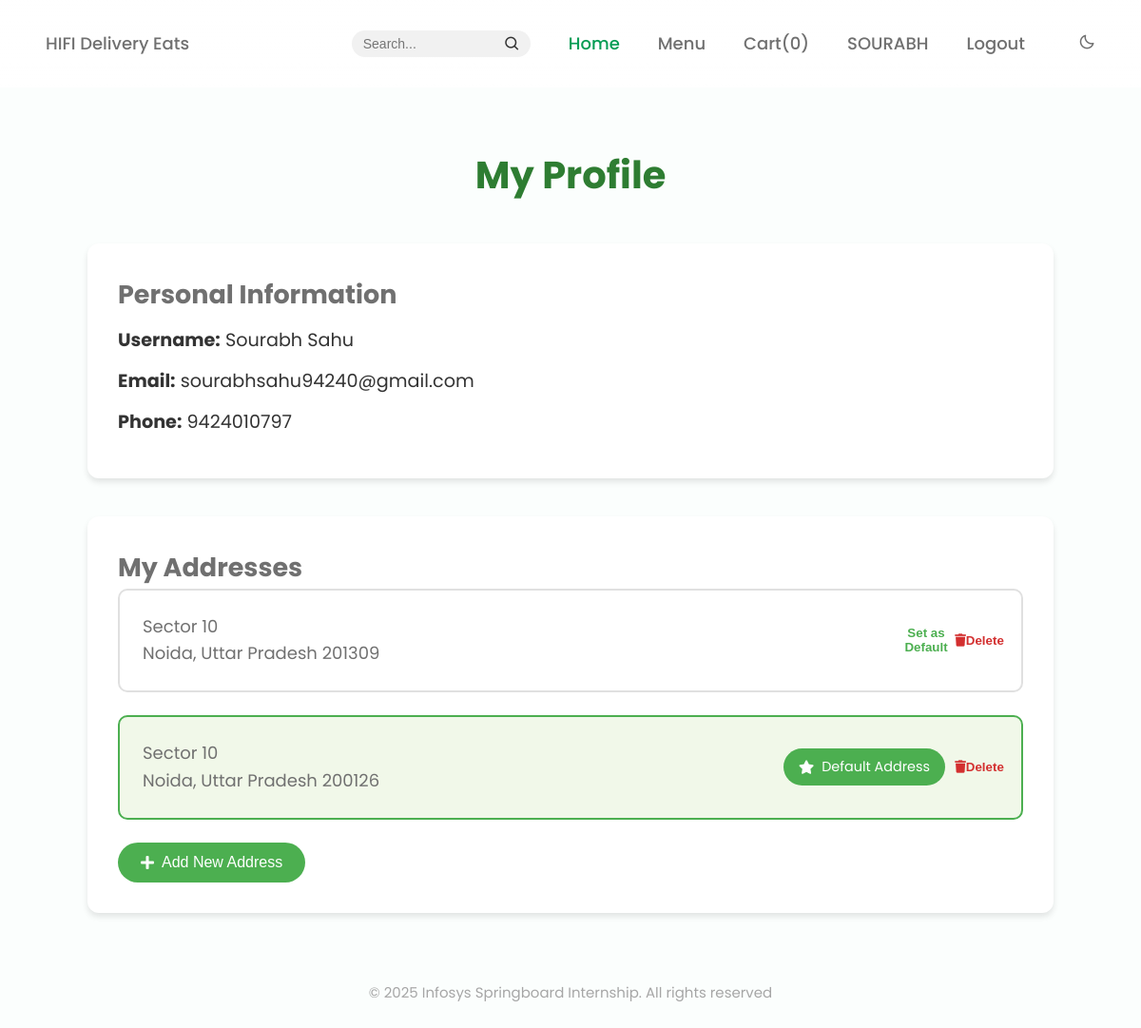
The app's page /user/profile (signed in) with its own data.
### models.py (models this page shows, shortened)
class BaseModel(db.Model):
    __abstract__ = True
    PREFIX = None  # each child model must set this

class Customer(UserMixin, BaseModel):
    __tablename__ = 'customer'
    PREFIX = 'U'
    customer_id = db.Column(db.String(10), primary_key=True)
    username = db.Column(db.String(100))
    email = db.Column(db.String(100), unique=True)
    phone = db.Column(db.Integer, unique=True, nullable=False)
    password = db.Column(db.String(100), nullable=False)
    addresses = db.relationship("Address", back_populates="customer", lazy=True)
    orders = db.relationship("Order", back_populates="customer", foreign_keys="Order.customer_id")
    cart_items = db.relationship("Cart", back_populates="customer")

class Address(BaseModel):
    __tablename__ = 'address'
    PREFIX = 'ADD'
    address_id = db.Column(db.String(10), primary_key=True)
    customer_id = db.Column(db.String(10), db.ForeignKey('customer.customer_id'), nullable=False)
    address_line = db.Column(db.String(255), nullable=False)
    city = db.Column(db.String(50), nullable=False)
    state = db.Column(db.String(50), nullable=False)
    zip_code = db.Column(db.String(20), nullable=False)
    is_preferred = db.Column(db.Boolean, default=False)
    customer = db.relationship("Customer", back_populates="addresses")

### routes/customer_routes.py (the view)
    @app.route('/user/profile')
    @login_required
    def customer():
        cart_count = get_the_cart_count()
        return render_template('user/profile.html', user=current_user,cart_count=cart_count)

### templates/user/profile.html (shortened to what this page needs)
{% extends "index.html" %} {% block title %}My Profile{% endblock %} {% block
css %} {{ super() }}
<link
  rel="stylesheet"
  href="{{ url_for('static', filename='css/user/profile.css') }}"
/>
<link
  rel="stylesheet"
  href="https://cdnjs.cloudflare.com/ajax/libs/font-awesome/5.15.4/css/all.min.css"
/>
{% endblock css %} {% block content %}
<div class="profile-container">
  <div class="profile-header">
    <h1>My Profile</h1>
  </div>
  <div class="profile-section user-details">
    <h2>Personal Information</h2>
    <div class="user-info">
      <p><strong>Username:</strong> {{ current_user.username }}</p>
      <p><strong>Email:</strong> {{ current_user.email }}</p>
      <p><strong>Phone:</strong> {{ current_user.phone }}</p>
    </div>
  </div>
  <div class="profile-section addresses">
    <h2>My Addresses</h2>
    <div class="addresses-list">
      {% for address in current_user.addresses %}
      <div
        class="address-card {% if address.is_preferred %}preferred{% endif %}"
      >
        <div class="address-content">
          <p>{{ address.address_line }}</p>
          <p>{{ address.city }}, {{ address.state }} {{ address.zip_code }}</p>
        </div>
        <div class="address-actions">
          {% if address.is_preferred %}
          <span class="preferred-badge"
            ><i class="fas fa-star"></i> Default Address</span
          >
          {% else %}
          <button
            class="btn-make-preferred"
            data-address-id="{{ address.address_id }}"
          >
             Set as Default
          </button>
          {% endif %}
          <button
            class="btn-delete-address"
            data-address-id="{{ address.address_id }}"
          >
            <i class="fas fa-trash"></i> Delete
          </button>
        </div>
      </div>
      {% endfor %}
    </div>
    <button id="btn-add-address" class="btn-primary">
      <i class="fas fa-plus"></i> Add New Address
    </button>
  </div>
</div>
{% endblock %}

### templates/index.html (shortened to what this page needs)
<!DOCTYPE html>
<html lang="en">
<head>
    {% block css %}
    <link rel="stylesheet" href="/css/index.css" />
    {% endblock css %}
    <link href="https://cdn.jsdelivr.net/npm/boxicons@2.0.5/css/boxicons.min.css" rel="stylesheet" />
</head>
<body>
    {%block nav_bar%}
    <header class="l-header" id="header">
        <nav class="nav bd-container">
            <a href="{{ url_for('index') }}" class="nav__logo">HIFI Delivery Eats</a>
            <div class="nav__menu" id="nav-menu">
                <ul class="nav__list">
                    <li class="nav__item">
                        <form class="search-form">
                            <input type="text" class="search-input" placeholder="Search..." aria-label="Search" />
                            <button type="submit" class="search-button">
                                <i class="bx bx-search"></i>
                            </button>
                        </form>
                    </li>
                    <li class="nav__item">
                        <a href="{{ url_for('index') }}" class="nav__link active-link">Home</a>
                    </li>
                    <li class="nav__item">
                        <a href="{{ url_for('show_menu') }}" class="nav__link">Menu</a>
                    </li>
                    <li class="nav__item">
                        <a href="{{ url_for('order') }}" class="nav__link">
                            Cart(<span class="nav__cart-count">{{cart_count}}</span>)
                        </a>
                    </li>
                    {% if user %}
                    <li class="nav__item">
                        <a href="{{ url_for('customer') }}" class="nav__link">
                            {{ user.username.split()[0] | upper }}
                        </a>
                    </li>
                    <li class="nav__item">
                        <a href="{{ url_for('logout') }}" class="nav__link">Logout</a>
                    </li>
                    {% else %}
                    <li class="nav__item">
                        <a href="/signin" class="nav__link">Sign In</a>
                    </li>
                    {% endif %}
                    <li class="nav__item">
                        <i class="bx bx-moon change-theme" id="theme-button"></i>
                    </li>
                </ul>
            </div>
        </nav>
    </header>
    {% endblock nav_bar %}
    <main class="l-main">{% block content %}{% endblock content %}</main>
    <footer class="footer section bd-container">
        <p class="footer__copy">
            © 2025 Infosys Springboard Internship. All rights reserved
        </p>
    </footer>
</body>
</html>

### static/css/index.css (style rules this page uses)
:root { --header-height: 3rem; --first-color: #069c54; --first-color-alt: #048654; --title-color: #393939; --text-color: #707070; --text-color-light: #a6a6a6; --body-color: #fbfefd; --container-color: #ffffff; --body-font: "Poppins", sans-serif; --biggest-font-size: 2.25rem; --h1-font-size: 1.5rem; --h2-font-size: 1.25rem; --h3-font-size: 1rem; --normal-font-size: 0.938rem; --small-font-size: 0.813rem; --smaller-font-size: 0.75rem; --font-medium: 500; --font-semi-bold: 600; --mb-1: 0.5rem; --mb-2: 1rem; --mb-3: 1.5rem; --mb-4: 2rem; --mb-5: 2.5rem; --mb-6: 3rem; --z-tooltip: 10; --z-fixed: 100; }
@media screen and (min-width: 768px) { :root { --biggest-font-size: 4.5rem; --h1-font-size: 2.75rem; --h2-font-size: 2rem; --h3-font-size: 1.5rem; --normal-font-size: 1.125rem; --small-font-size: 0.938rem; --smaller-font-size: 0.813rem; } }
html { scroll-behavior: smooth; }
body { margin: var(--header-height) 0 0 0; font-family: var(--body-font); font-size: var(--normal-font-size); background-color: var(--body-color); color: var(--text-color); line-height: 1.6; }
h1, h2, h3, p, ul { margin: 0; }
ul { padding: 0; list-style: none; }
a { text-decoration: none; }
.section { padding-bottom: 2rem; }
.bd-container { max-width: 960px; width: calc(100% - 2rem); margin-left: var(--mb-2); margin-right: var(--mb-2); }
.l-header { width: 100%; position: fixed; top: 0; left: 0; z-index: var(--z-fixed); background: linear-gradient(to bottom, rgba(255, 255, 255, 0.95), rgba(255, 255, 255, 0.85)); }
.l-main { padding-top: calc(var(--header-height) + 1.5rem); }
.nav { max-width: 92%; margin: 10px; height: var(--header-height); display: flex; justify-content: space-between; align-items: center; }
.nav__item { margin-bottom: var(--mb-2); }
.nav__link, .nav__logo, .nav__toggle { color: var(--text-color); font-weight: var(--font-medium); }
.nav__link { transition: 0.3s; }
.active-link { color: var(--first-color); }
@media screen and (min-width: 768px) { body { margin: 0; } }
@media screen and (min-width: 768px) { .section { padding-top: 1rem; } }
@media screen and (min-width: 768px) { .nav { height: calc(var(--header-height) + 1.5rem); } }
@media screen and (min-width: 768px) { .nav__list { display: flex; } }
@media screen and (min-width: 768px) { .nav__item { margin-left: var(--mb-5); margin-bottom: 0; } }
@media screen and (min-width: 768px) { .change-theme { position: initial; margin-left: var(--mb-2); } }
@media screen and (min-width: 960px) { .bd-container { margin-left: auto; margin-right: auto; } }
.search-form { display: flex; align-items: center; background-color: #f1f1f1; border-radius: 25px; padding: 5px 10px; }
.search-input { border: none; outline: none; background: transparent; font-size: 14px; width: 150px; transition: width 0.3s ease; }
.search-button { background: none; border: none; cursor: pointer; padding: 0; display: flex; align-items: center; justify-content: center; }
.search-button i { font-size: 18px; color: #333; }
.footer__copy { text-align: center; font-size: var(--small-font-size); color: var(--text-color-light); margin-top: 1rem; }

### records on screen
Customer: username "SOURABH", username "Sourabh Sahu", email "sourabhsahu94240@gmail.com", phone "9424010797"
Address: address_line "Sector 10", city "Noida", state "Uttar Pradesh", zip_code "201309"
Address: address_line "Sector 10", city "Noida", state "Uttar Pradesh", zip_code "200126", is_preferred True (drawn)

### other values on screen
{{ cart_count }} "0"
